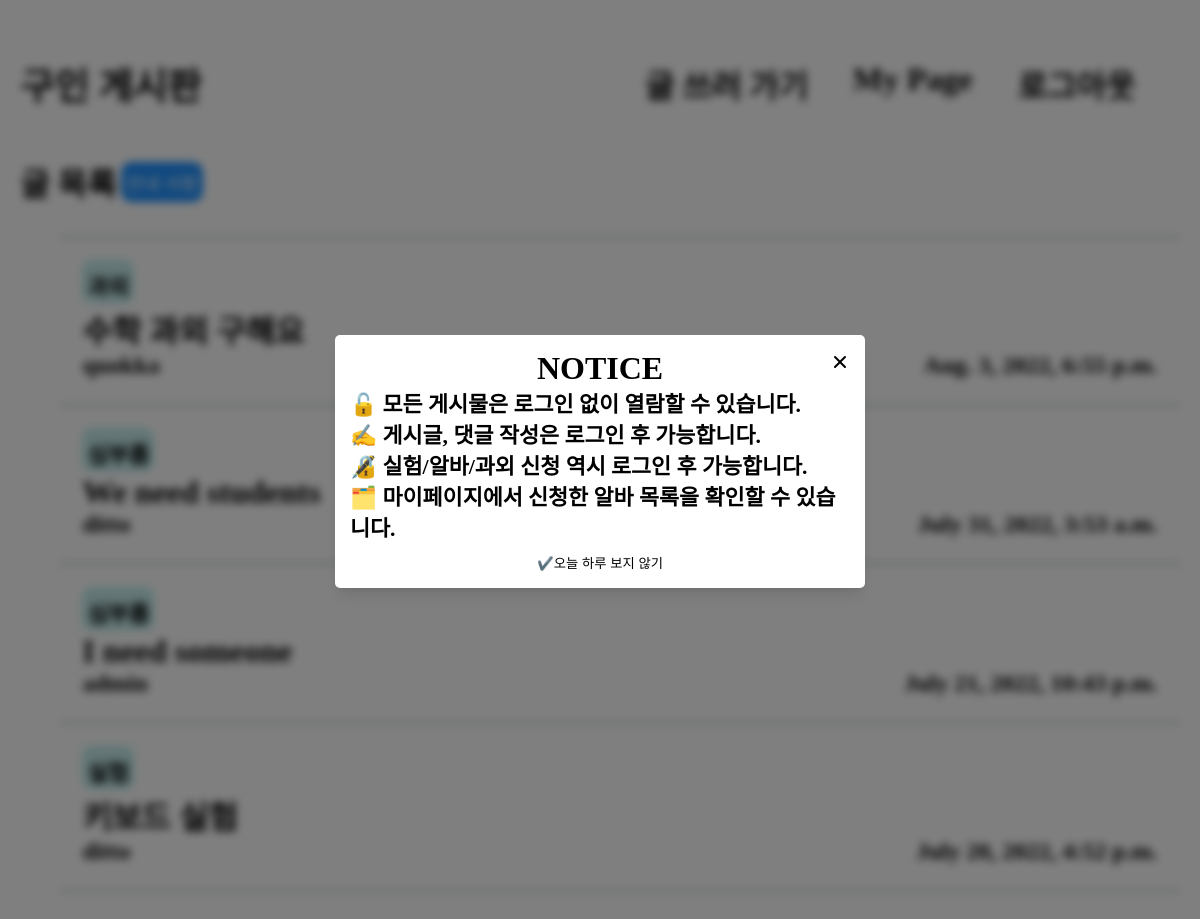
The app's page /main/ (signed in) with its own data.
### main/models.py (models this page shows, shortened)
class Post(models.Model):
    title = models.CharField(max_length=300, null = False)
    content = models.TextField()
    created_dt = models.DateTimeField(auto_now_add=True)
    updated_dt = models.DateTimeField(auto_now=True)
    author = models.ForeignKey(
           Profile, on_delete=models.CASCADE, related_name="my_posts")
    category = models.ForeignKey(
        Category, on_delete=models.CASCADE, related_name="post")
    class Meta:
        verbose_name = 'post'        # 모델 객체의 별칭.
        verbose_name_plural = 'posts'        # 별칭의 복수형 명칭
        ordering = ('-updated_dt', 'author') # created_dt 기준으로 내림차순 후 author 기준으로 오름차순.

class Category(models.Model):
    category = models.CharField(max_length=50, null=False)
    def __str__(self):
        return self.category

### accounts/models.py (models this page shows)
class Profile(AbstractUser):
    name = models.CharField(max_length=30, null=False)
    email = models.CharField(max_length=30, null=False)
    age = models.PositiveIntegerField(
        help_text="User Age", blank=True, null=True)
    gender = models.CharField(max_length=10)
    handed = models.CharField(max_length=10)

### main/views.py (the view)
# urls.py: 2. Add a URL to urlpatterns:  path('', views.home, name='home')
def home(request):
    posts = Post.objects.all()
    return render(request, 'main/home.html', {'posts': posts})

### main/templates/main/home.html (shortened to what this page needs)
{% extends "base.html" %}
{% block static %}
{% load static %}
<link rel="stylesheet" href="{% static 'main/home.css'%}" />
{% endblock %}
{% block header %}
구인 게시판
{% endblock %}
{% block post %}
    <a href="{% url 'main:new' %}">글 쓰러 가기</a>
{% endblock %}
{% block content %}
<div class="modal-container">
    <div class="modal">
        <div class="modal-header">
            <p class="modal-title">NOTICE</p>
            <button class="modal-close">
                <img src="../../static/img/close-x.svg" alt="close" />
            </button>
        </div>
        <article class="modal-body">
            🔓 모든 게시물은 로그인 없이 열람할 수 있습니다.<br>
            ✍️ 게시글, 댓글 작성은 로그인 후 가능합니다.<br>
            🔏 실험/알바/과외 신청 역시 로그인 후 가능합니다.<br>
            🗂️ 마이페이지에서 신청한 알바 목록을 확인할 수 있습니다.
        </article>
        <button class="modal-stop-button">
            ✔️오늘 하루 보지 않기
        </button>
    </div>
</div>
<div class="title">
    <div class="titletext">글 목록</div>
    <button class="modal-open">안내 사항</button>
</div>
<div class="postbox">
    <ul>
        {% for post in posts %}
        <li>
            <div class="post-info">
                <div class="category">{{post.category}}</div>
            </div>
            <a href="{% url 'main:detail' post.pk %}"> {{post.title}}</a>
            <div class="row">
                <div class="post-info">{{post.author}}</div>
                <div class="post-info">{{post.created_dt}}</div>
            </div>
        </li>
        {% endfor %}
    </ul>
</div>
{% endblock %}

### main/static/base.css (style rules this page uses)
body { font-family: 'LeferiPoint-WhiteObliqueA'; font-weight: 600; font-size: 2em; margin: 20px 20px; }
a { text-decoration: none; }
a:link { color: black; }
.row { display: flex; flex-direction: row; }

### main/static/main/home.css (style rules this page uses)
.title { display: flex; flex-direction: row; align-items: center; }
.titletext { display: flex; align-items: center; justify-content: center; }
li { border-bottom: 1px slategray solid; }
li:first-child { border-top: 1px slategray solid; }
.postbox ul li { display: flex; flex-direction: column; justify-content: center; padding: 2%; }
.post-info { margin-bottom: 3px; }
.row { justify-content: space-between; font-size: x-large; }
.category { display: inline-block; text-align: center; font-size: 0.7em; padding: 0px 3px; padding-top: 7px; border: solid 2px paleturquoise; border-radius: 10px; background-color: rgb(199, 236, 236); }

### main/static/main/modal.css (style rules this page uses)
.modal-container { display: flex; position: fixed; top: 0; right: 0; bottom: 0; left: 0; background: rgba(0, 0, 0, 0.5); backdrop-filter: blur(4px); transition: opacity 0.25s ease; z-index: 2; opacity: 0; visibility: hidden; }
.modal-container.open { opacity: 1; visibility: visible; }
.modal { position: relative; transition: top 0.25s ease; width: 500px; height: fit-content; box-shadow: 0 10px 15px -3px rgba(0, 0, 0, 0.1), 0 4px 6px -2px rgba(0, 0, 0, 0.05); border-radius: 4px; margin: auto; padding: 15px; overflow: auto; background: #fff; border-radius: 5px; display: flex; flex-direction: column; }
.modal-header { width: 100%; display: flex; }
.modal-title { padding: 0; margin: 0; text-align: center; width: 100%; }
.modal-close { width: 30px; position: absolute; right: 10px; cursor: pointer; background: no-repeat; border: none; padding: 0; }
.modal-body { width: 100%; margin-bottom: 10px; font-size: 0.68em; }
.modal-stop-button { left: 0; cursor: pointer; background: no-repeat; border: none; }
.modal-open { display: flex; justify-content: center; align-items: center; font-size: large; cursor: pointer; color:white; background-color: dodgerblue; border: 2px dodgerblue solid; border-radius: 10px; margin: 0px 5px; padding: 5px 3px; }

### records on screen
Post: category "과외", title "수학 과외 구해요", author "quokka", created_dt "Aug. 3, 2022, 6:55 p.m."
Post: category "심부름", title "We need students", author "ditto", created_dt "July 31, 2022, 3:53 a.m."
Post: category "심부름", title "I need someone", author "admin", created_dt "July 21, 2022, 10:43 p.m."
Post: category "실험", title "키보드 실험", author "ditto", created_dt "July 20, 2022, 4:52 p.m."
